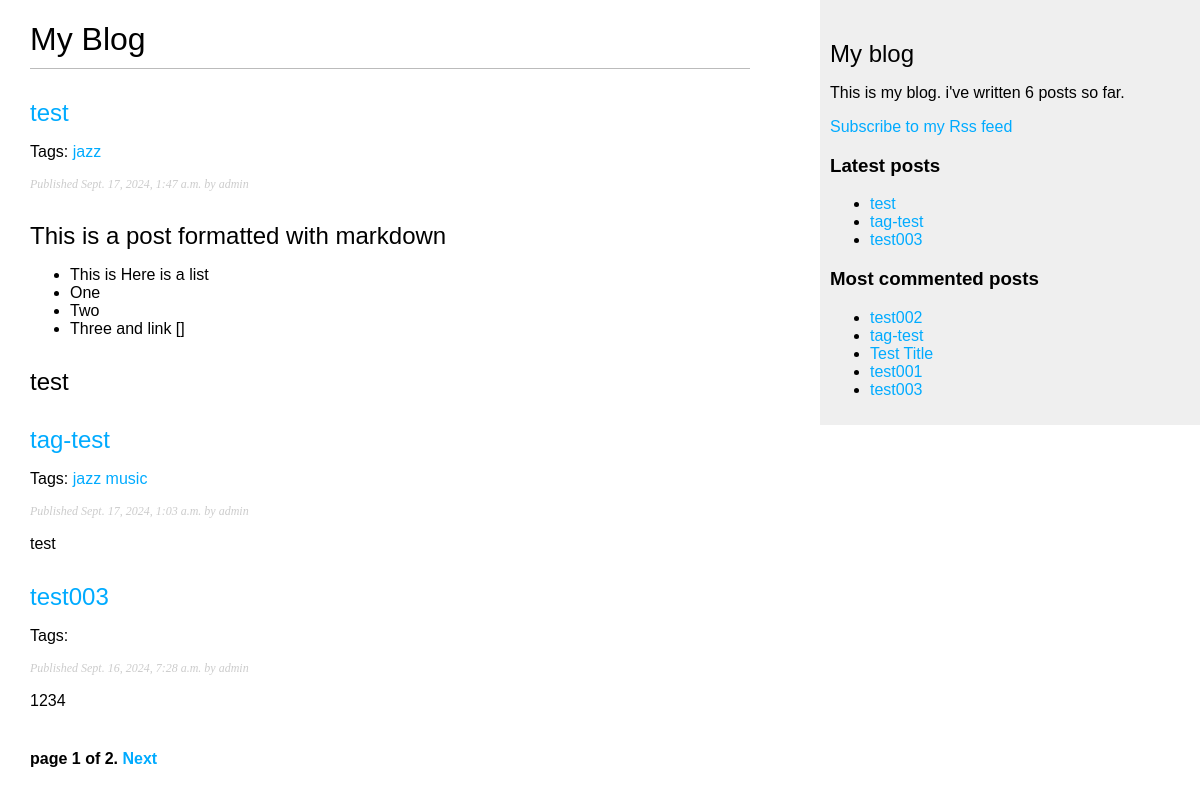
Screenshot of /blog/ with the database file from the repository.
### blog/models.py (models this page shows, shortened)
class Post(models.Model):
    class Status(models.TextChoices):
        DRAFT = 'DF', 'Draft'
        PUBLISHED = 'PB', 'Published'
    title = models.CharField(max_length=250)
    slug = models.SlugField(max_length=250, unique_for_date='publish')
    author = models.ForeignKey(User, on_delete=models.CASCADE, related_name='blog_posts')
    body = models.TextField()
    publish = models.DateTimeField(default=timezone.now)
    created = models.DateTimeField(auto_now_add=True)
    updated = models.DateTimeField(auto_now=True)
    status = models.CharField(max_length=2, choices=Status.choices, default=Status.DRAFT)
    objects = models.Manager()
    published = PublishedManager()
    tags = TaggableManager()
    class Meta:
        ordering = ['-publish']
        indexes = [
            models.Index(fields=['-publish']),
        ]
    def get_absolute_url(self):
        return reverse('blog:post_detail', args=[
            self.publish.year, self.publish.month, self.publish.day, self.slug
        ])

### blog/views.py (the view)
# urls.py: path('', views.post_list, name='post_list'),
def post_list(request, tag_slug=None):
    post_list = Post.published.all()
    tag = None
    if tag_slug:
        tag = get_object_or_404(Tag, slug=tag_slug)
        post_list = post_list.filter(tags__in=[tag])
    paginator = Paginator(post_list, 3)
    page_number = request.GET.get('page', 1)
    try:
        posts = paginator.page(page_number)
    except PageNotAnInteger:
        posts = paginator.page(1)
    except EmptyPage:
        posts = paginator.page(paginator.num_pages)
    return render(request,
                  'blog/post/list.html',
                  {'posts': posts, 'tag': tag}
                  )

### blog/models.py (called while the page is built)
    def get_queryset(self):
        return super().get_queryset().filter(status=Post.Status.PUBLISHED)

### blog/templatetags/blog_tags.py (called while the page is built)
@register.simple_tag
def total_posts():
    return Post.objects.count()

@register.inclusion_tag('blog/post/latest_posts.html')
def show_latest_posts(count=5):
    latest_posts = Post.published.order_by('-publish')[:count]
    return {'latest_posts': latest_posts}

@register.simple_tag
def get_most_commented_posts(count=5):
    return Post.published.annotate(
        total_comments=Count('comments')
    ).order_by('-total_comments')[:count]

@register.filter(name='markdown')
def markdown_format(text):
    return mark_safe(markdown.markdown(text))

### blog/templates/blog/post/list.html (shortened to what this page needs)
{% extends "blog/base.html" %}
{% load blog_tags %}
{% block content %}
    <h1>My Blog</h1>
    {% for post in posts %}
        <h2>
            <a href="{{ post.get_absolute_url }}">
                {{ post.title }}
            </a>
        </h2>
        <p class="tags">
            Tags:
            {% for tag in post.tags.all %}
                <a href="{% url "blog:post_list_by_tag" tag.slug %}">
                    {{ tag.name }}
                </a>
            {% endfor %}
        </p>
        <p class="date">
            Published {{ post.publish }} by {{ post.author }}
        </p>
        {{ post.body | markdown | truncatewords:30}}
    {% endfor %}
    {% include "blog/pagination.html" with page=posts %}
{% endblock %}

### blog/templates/blog/base.html (shortened to what this page needs)
{% load blog_tags %}
{% load static %}
<!DOCTYPE html>
<html lang="en">
<head>
    <link href="{% static "css/blog.css" %}" rel="stylesheet">
</head>
<body>
    <div id="content">
        {% block content %}
        {% endblock %}
    </div>
    <div id="sidebar">
        <h2>My blog</h2>
        <p>This is my blog.
            i've written {% total_posts %} posts so far.
        </p>
        <p>
            <a href="{% url "blog:post_feed" %}">
                Subscribe to my Rss feed
            </a>
        </p>
        <h3>Latest posts</h3>
        {% show_latest_posts 3 %}
        <h3>Most commented posts</h3>
        {%  get_most_commented_posts as most_commented_posts %}
        <ul>
            {% for post in most_commented_posts %}
                <li>
                    <a href="{{ post.get_absolute_url }}">{{ post.title }}</a>
                </li>
            {% endfor %}
        </ul>
    </div>
</body>
</html>

### blog/templates/blog/post/latest_posts.html
<ul>
    {% for post in latest_posts %}
        <li>
            <a href="{{ post.get_absolute_url }}">{{ post.title }}</a>
        </li>
    {% endfor %}
</ul>

### blog/static/css/blog.css (style rules this page uses)
body { margin:0; padding:0; font-family:helvetica, sans-serif; }
a { color:#00abff; text-decoration:none; }
h1 { font-weight:normal; border-bottom:1px solid #bbb; padding:0 0 10px 0; }
h2 { font-weight:normal; margin:30px 0 0; }
#content { float:left; width:60%; padding:0 0 0 30px; }
#sidebar { float:right; width:30%; padding:10px; background:#efefef; height:100%; }
p.date { color:#ccc; font-family: georgia, serif; font-size: 12px; font-style: italic; }

### rows the page displays
Post: title "test", publish "Sept. 17, 2024, 1:47 a.m.", author "admin", body "This is a post formatted with markdown This is Here is a list One Two Three and link [] test"
Tag: name "jazz"
Post: title "tag-test", publish "Sept. 17, 2024, 1:03 a.m.", author "admin", body "test"
Tag: name "music"
Post: title "test003", publish "Sept. 16, 2024, 7:28 a.m.", author "admin", body "1234"
Post: title "test002"
Post: title "Test Title"
Post: title "test001"

### other values shown
{{ page.number }} "1"
{{ page.paginator.num_pages }} "2"
